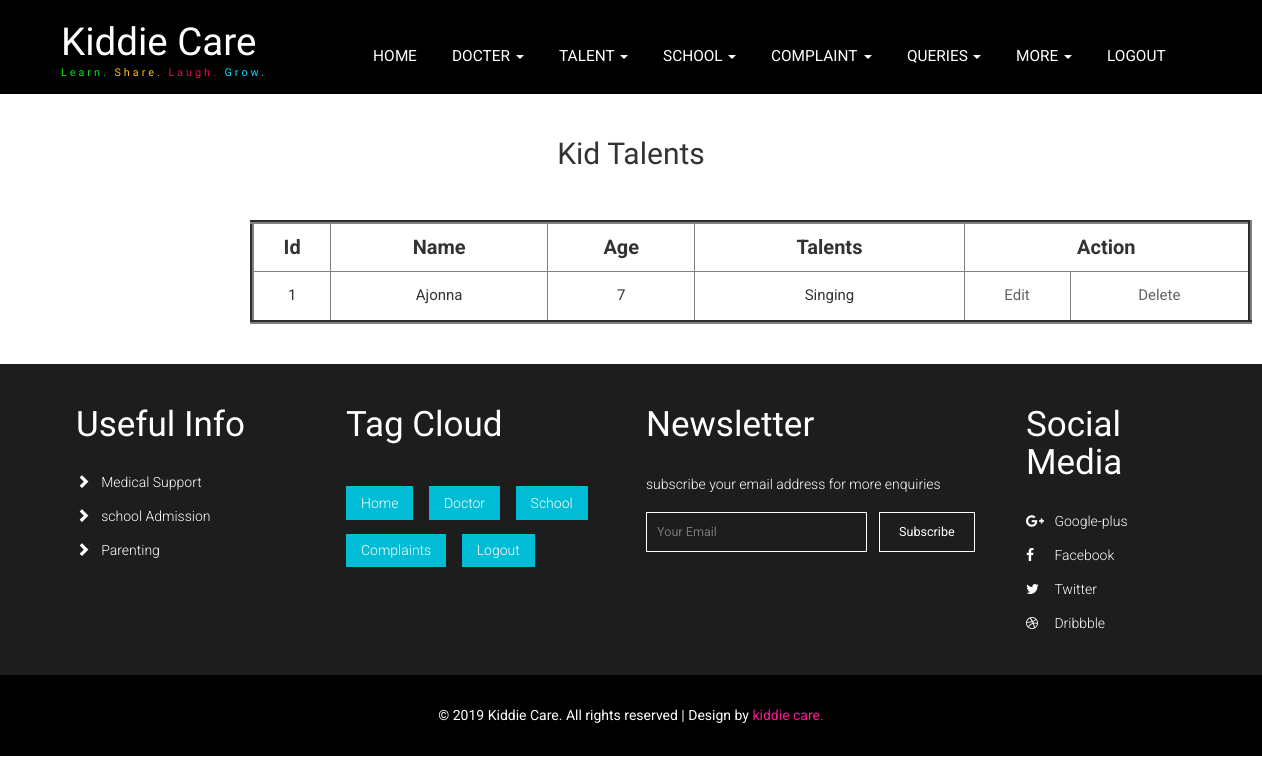
Page /addtalentview (signed in) on the committed database.
### kiddiecloud/models.py (models this page shows)
class AddTalent(db.Model):
    id = db.Column(db.Integer, primary_key=True)
    user = db.Column(db.String(200))
    name = db.Column(db.String(200), nullable=False)
    age = db.Column(db.String(200), nullable=False)
    talent = db.Column(db.String(200), nullable=False)

### kiddiecloud/routes.py (the view)
@app.route('/addtalentview')
@login_required
def addtalentview():
    tasks=AddTalent.query.all()
    return render_template('addtalentview.html',tasks=tasks)

### kiddiecloud/models.py (called while the page is built)
@login_manager.user_loader
def load_user(id):
    return User.query.get(int(id))

### kiddiecloud/templates/addtalentview.html
{% extends 'user_layout.html' %}
{% block content %}
<br><br>
<h2><center>Kid Talents</center></h2>
    <table border="4" style="width:1002px; margin-left:250px; text-align:center; margin-top: 50px;">
        <tr style="font-weight: bold;height: 50px;font-size: 20px;">
            <td>Id</td>
            <td>Name</td>
            <td>Age</td>
            <td>Talents</td>
            <td colspan=2>Action</td>
        </tr>
        {% for tasks in tasks %}
            <tr style="font-size: 15px;height: 50px;">
                <td>{{ tasks.id }}</td>
                <td>{{ tasks.name }}</td>
                <td>{{ tasks.age }}</td>
                <td>{{ tasks.talent }}</td>
                <td><a href="/addtalentupdate/{{tasks.id}}">Edit</a></td>
                <td><a href="/addtalentdelete/{{tasks.id}}">Delete</a></td>
            </tr>
        {% endfor %}
    </table>
<br><br>
{% endblock %}

### kiddiecloud/static/css/style.css (style rules this page uses)
body { margin:0; font-family: 'Roboto', sans-serif; background: #fff; }
body a { transition: 0.5s all; -webkit-transition: 0.5s all; -moz-transition: 0.5s all; -o-transition: 0.5s all; -ms-transition: 0.5s all; text-decoration:none; outline:none; }
h1,h2,h3,h4,h5,h6 { margin:0; font-family: 'Yanone Kaffeesatz', sans-serif; }

### rows in the picture
AddTalent: id "1", name "Ajonna", age "7", talent "Singing"
